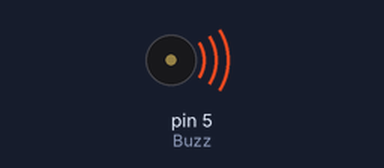
The sketch below on a simulated Arduino Uno, built with avr-gcc and run on an emulated ATmega328P. Parts: buzzer (waves = sounding).

Above: at 0.2 s.
At 4.5 s:
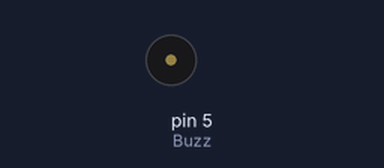
Timing chart, 0 to 5.8 s (numbered marks = the images above):
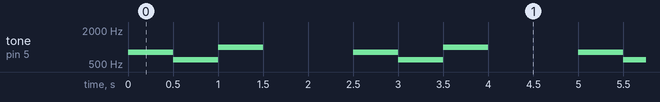

The sketch:

Tone_Test.ino
```cpp
#define Buzz 5
void setup() {
  // put your setup code here, to run once:
}

void loop() {
  // put your main code here, to run repeatedly:
  tone(Buzz, 800, 500);
  delay(500);
  tone(Buzz, 600, 500);
  delay(500);
  tone(Buzz, 1000, 500);
  delay(500);
  delay(1000);
}
```

Measured:
- by itself, tone on pin 5 (Buzz): repeats every 2.5 s: 600 Hz 0.50 s, 1000 Hz 0.50 s, silent 1.0 s, 800 Hz 0.50 s
